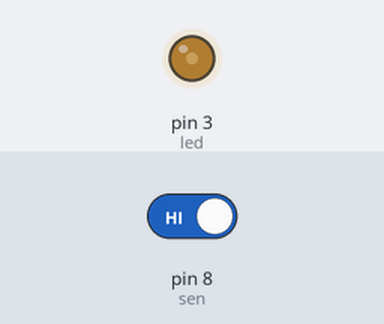
A sketch run on a simulated Arduino Uno, built with avr-gcc and run on an emulated ATmega328P. Parts: output pins drawn as LEDs (lit = HIGH). The test bench sets the inputs (shaded band); at power-on: pin 8 (sen) HIGH.

Above: at 1.25 s.
1.3 s: pin 8 (sen) driven LOW
At 1.6 s:
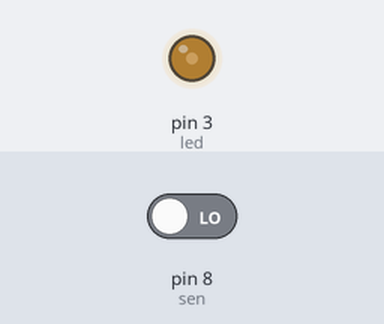
2.8 s: pin 8 (sen) driven HIGH
At 3.85 s:
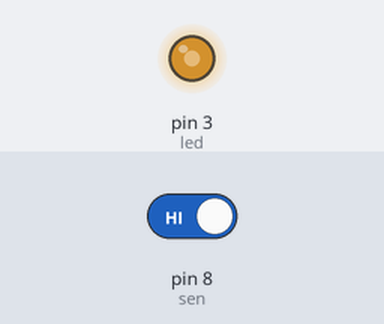
At 6.5 s:
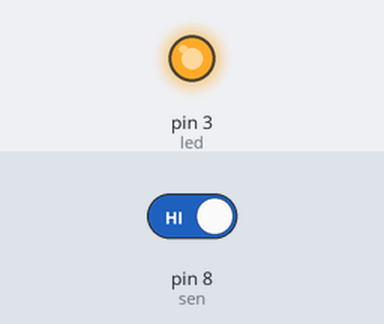
Timing chart, 0 to 8.0 s (numbered marks = the images above; inputs shaded):
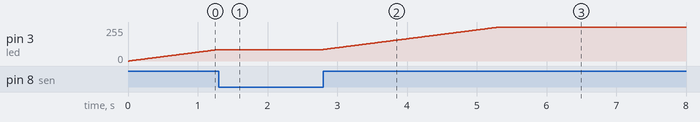

Measured:
- after the input at 1.3 s, pin 3 (led): stays 86/255 (without the input it goes to 87/255 after 0.01 s)
- after the input at 2.8 s, pin 3 (led): moves from 86/255 to 255/255 over 2.5 s, starting at once

The sketch:

touch_sensor.ino
```cpp
int led = 3;
int sen=8;
int val=0;

void setup()
{
  pinMode(sen,INPUT);
  pinMode(led,OUTPUT);
  digitalWrite(sen,LOW);
  digitalWrite(led,LOW);

}

void loop()
{
 while(digitalRead(sen)==LOW);
 while(digitalRead(sen)==HIGH)
 {
  while(digitalRead(sen)==HIGH)
  {
  if(val<=255)
  {
  analogWrite(led,val);
  val++;
  delay(15);
  }
 }

  delay(1000);

  while(digitalRead(sen)==HIGH)
  {
  if(val>=0)
  {
  analogWrite(led,val);
  val--;
  delay(15);
  }
  }
 }
}
```
